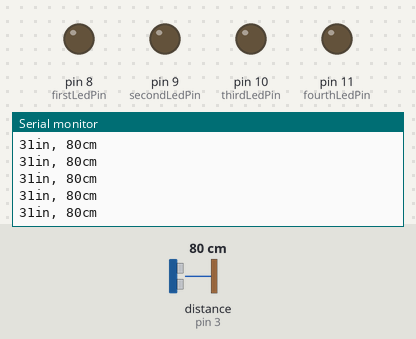
Bench run of a sketch on a simulated Arduino Uno, built with avr-gcc and run on an emulated ATmega328P. Shown: output pins drawn as LEDs (lit = HIGH), the last lines printed to the serial monitor. Wiring (inferred from the names in the program): ultrasonic range finder: trigger pin 2; echo pin 3. Inputs (shaded band) come from the test bench; at power-on: distance to the obstacle (sensor on pin 3) 80 cm. The echo pulse lasts 58.3 µs per cm; pins used as bus, display or sensor lines are not drawn.

Above: at 1.2 s.
1.3 s: distance to the obstacle (sensor on pin 3) set to 2 cm
At 1.38 s:
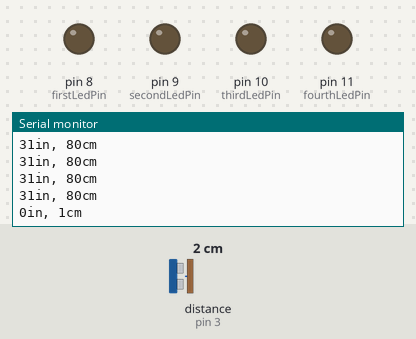
4.3 s: distance to the obstacle (sensor on pin 3) set to 250 cm
At 4.41 s:
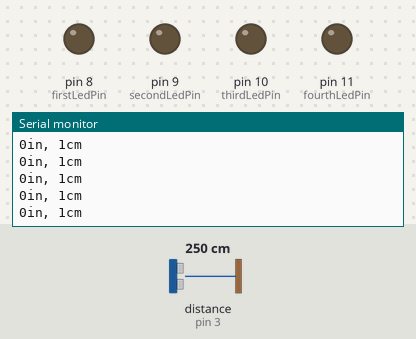
Timing chart, 0 to 7.3 s (numbered marks = the images above; inputs shaded):
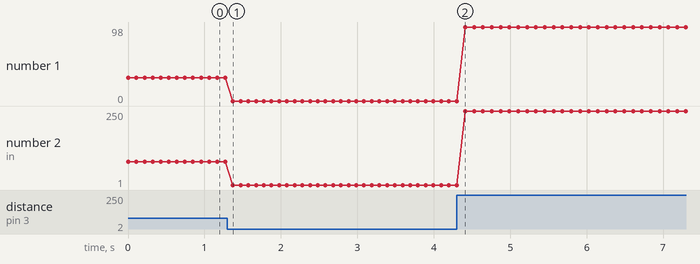

The sketch:

sr04_ultrasonic_distance_sensor.ino
```cpp
/*
  SR04 Ultrasonic Motion Sensor

  This sketch reads a SR04 ultrasonic rangefinder and returns the distance
  to the closest object in range. To do this, it sends a pulse to the sensor to
  initiate a reading, then listens for a pulse to return. The length of the
  returning pulse is proportional to the distance of the object from the sensor.

*/

// this constant won't change. It's the pin number of the sensor's output:
const int triggerPin = 2;
const int echoPin = 3;
const int firstLedPin = 8;
const int secondLedPin = 9;
const int thirdLedPin = 10;
const int fourthLedPin = 11;

void setup() {
  // initialize serial communication:
  Serial.begin(9600);
  pinMode(triggerPin, OUTPUT);
  pinMode(echoPin, INPUT);
  pinMode(firstLedPin, OUTPUT);
  pinMode(secondLedPin, OUTPUT);
  pinMode(thirdLedPin, OUTPUT);
  pinMode(fourthLedPin, OUTPUT);
}

void loop() {
  // establish variables for duration of the ping, and the distance result
  // in inches and centimeters:
  long duration, inches, cm;

  // The PING))) is triggered by a HIGH pulse of 2 or more microseconds.
  // Give a short LOW pulse beforehand to ensure a clean HIGH pulse:
  digitalWrite(triggerPin, LOW);
  delayMicroseconds(2);
  digitalWrite(triggerPin, HIGH);
  delayMicroseconds(5);
  digitalWrite(triggerPin, LOW);

  // The same pin is used to read the signal from the PING))): a HIGH pulse
  // whose duration is the time (in microseconds) from the sending of the ping
  // to the reception of its echo off of an object.
  duration = pulseIn(echoPin, HIGH);

  // convert the time into a distance
  inches = microsecondsToInches(duration);
  cm = microsecondsToCentimeters(duration);

  Serial.print(inches);
  Serial.print("in, ");
  Serial.print(cm);
  Serial.print("cm");
  Serial.println();

  delay(100);
}

long microsecondsToInches(long microseconds) {
  // According to Parallax's datasheet for the PING))), there are 73.746
  // microseconds per inch (i.e. sound travels at 1130 feet per second).
  // This gives the distance travelled by the ping, outbound and return,
  // so we divide by 2 to get the distance of the obstacle.
  // See: https://www.parallax.com/package/ping-ultrasonic-distance-sensor-downloads/
  return microseconds / 74 / 2;
}

long microsecondsToCentimeters(long microseconds) {
  // The speed of sound is 340 m/s or 29 microseconds per centimeter.
  // The ping travels out and back, so to find the distance of the object we
  // take half of the distance travelled.
  return microseconds / 29 / 2;
}
```

Measured:
- after the input at 1.3 s, the serial monitor: prints a new line after 0.07 s (image 1)
- plotted number 1: 31 → 0 after the input at 1.3 s, 0 → 98 after the input at 4.3 s
- plotted number 2: 80 → 1 after the input at 1.3 s, 1 → 250 after the input at 4.3 s
